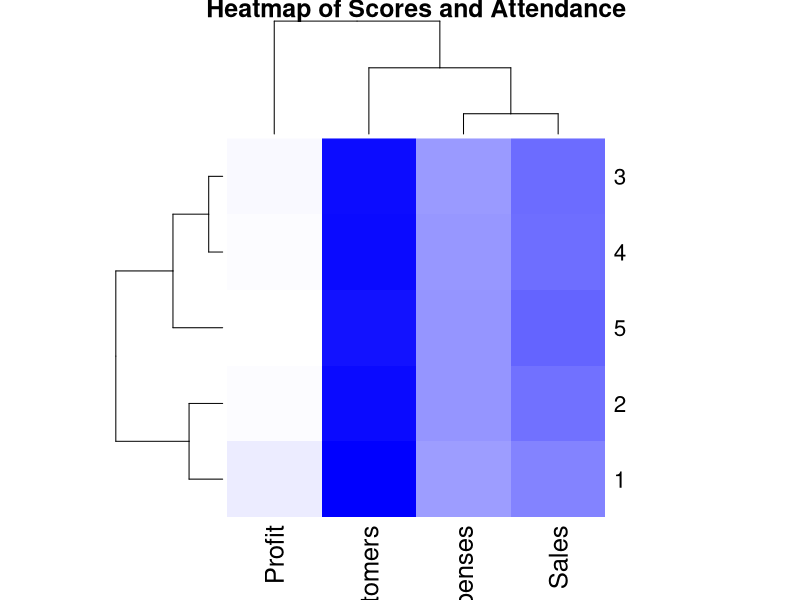

Recreate this plot in R.
# HEATMAP
# Create dataframe
data <- data.frame(
  Years = c(2015, 2016, 2017, 2018, 2019),
  Sales = c(100, 150, 200, 180, 250),
  Profit = c(20, 30, 50, 40, 60),
  Expenses = c(80, 120, 150, 140, 190),
  Customers = c(200, 240, 300, 280, 350)
)

numeric_data <- data[, c("Sales", "Profit", "Expenses", "Customers")]
heatmap(as.matrix(numeric_data),
        scale = "row",    # Normalize by row
        col = colorRampPalette(c("white", "blue"))(100),  # Color scheme
        main = "Heatmap of Scores and Attendance")
